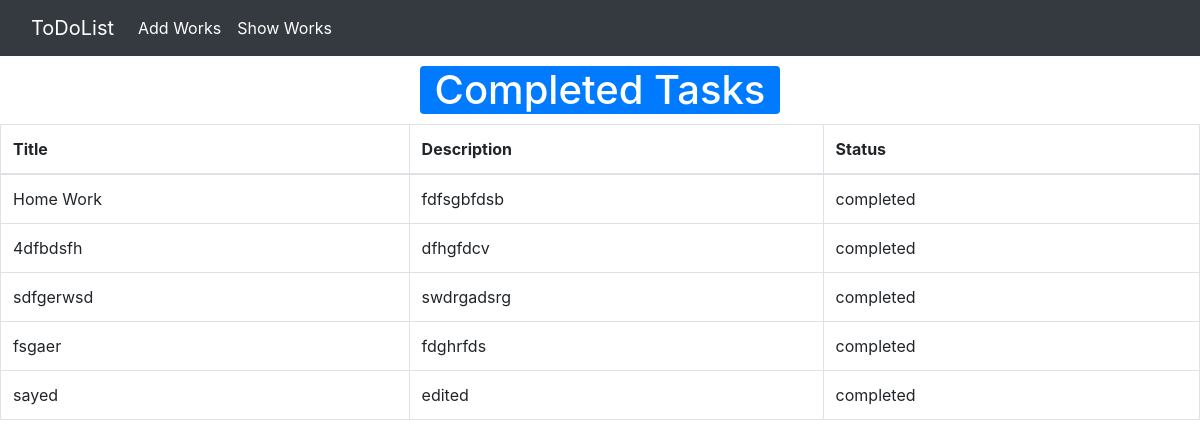
The page /completed_work/ on the database its author committed.
### todo_app/models.py (models this page shows)
class TodoWorkModel(models.Model):
    id = models.IntegerField(primary_key=True)
    title = models.CharField(max_length=30)
    description = models.TextField(max_length=200)
    status = models.BooleanField(default=False)

### todo_app/views.py (the view)
# urls.py: path('completed_work/', views.completed_tasks, name='completed_work'),
def completed_tasks(request):
    tasks = models.TodoWorkModel.objects.filter(status=True)
    return render(request, 'complete.html', {'data': tasks})

### todo_app/templates/complete.html (shortened to what this page needs)
{% extends 'home.html' %}
{% block content %}
  <div class="'width:80%;margin: auto;">
    <h1 style="width:30%;margin:10px auto;" class="bg-primary rounded text-white text-center" >Completed Tasks</h1>
    {% if data %}
    <table class="table table-bordered">
      <thead>
        <tr>
          <th scope="col">Title</th>
          <th scope="col">Description</th>
          <th scope="col">Status</th>
        </tr>
      </thead>
      <tbody>
        {% for i in data %}
        <tr>
          <td>{{i.title}}</td>
          <td>{{i.description}}</td>
          <td>completed</td>
        </tr>
        {% endfor %}
      </tbody>
    </table>
    {% else %}
    <h3>No data available</h3>
    {% endif %}
  </div>
{% endblock %}

### rows shown on the page
TodoWorkModel: title "Home Work", description "fdfsgbfdsb"
TodoWorkModel: title "4dfbdsfh", description "dfhgfdcv"
TodoWorkModel: title "sdfgerwsd", description "swdrgadsrg"
TodoWorkModel: title "fsgaer", description "fdghrfds"
TodoWorkModel: title "sayed", description "edited"
